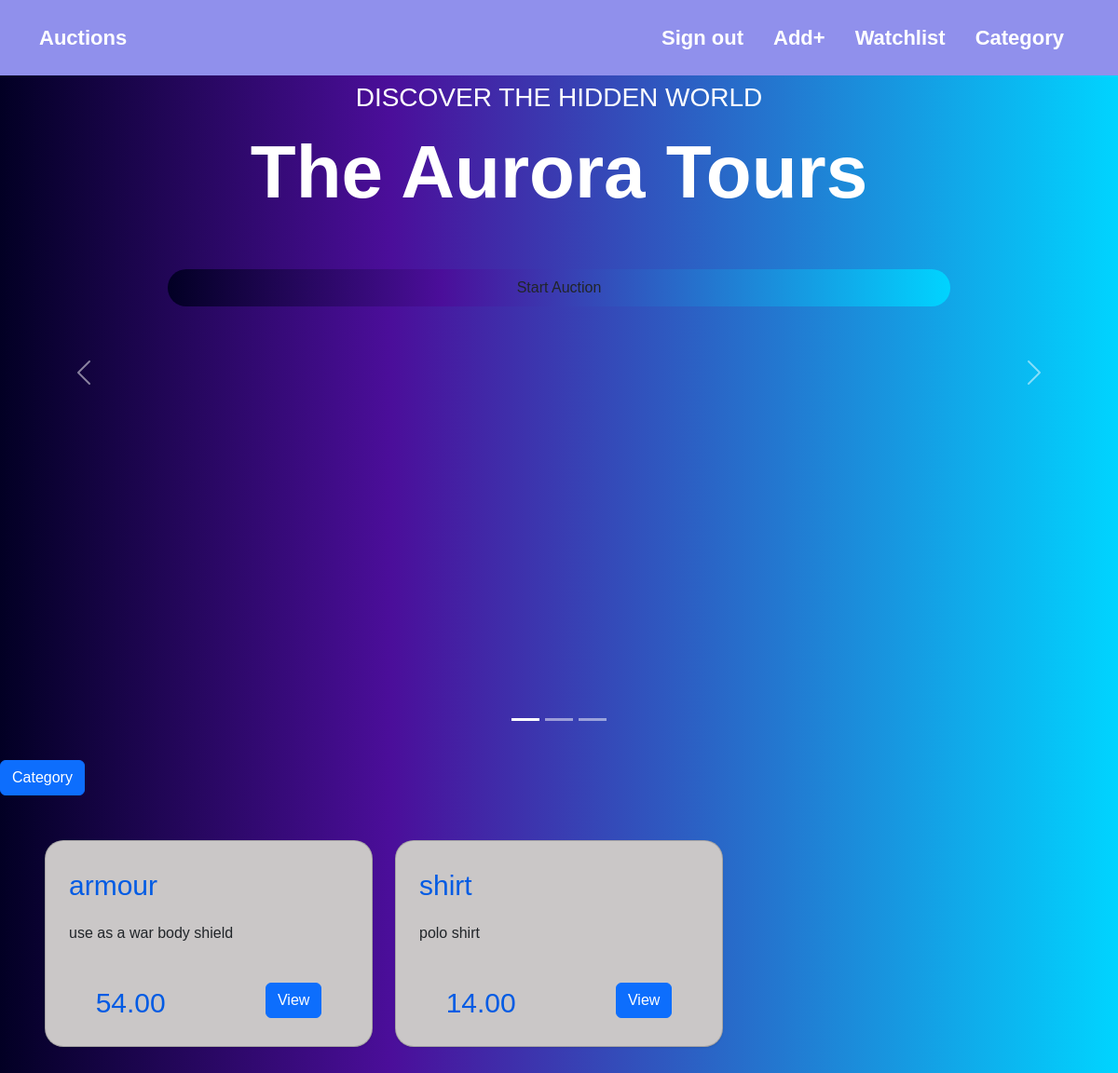
Screenshot of / (signed in) with the database file from the repository.
### auctions/models.py (models this page shows, shortened)
class Listing(models.Model):
    options = [
        ("Co", "Clothing"),
        ("PH", "Phones"),
        ("FR", "Furnitures"),
    ]
    title = models.CharField(max_length=100, null=True)
    description = models.TextField(null=True)
    starting_bid = models.DecimalField(max_digits=10, default=10, decimal_places=2)
    current_bid = models.DecimalField(max_digits=10, null=True, decimal_places=2)
    creator = models.ForeignKey(settings.AUTH_USER_MODEL, null=True, on_delete=models.CASCADE)
    created_at = models.DateTimeField(auto_now_add=True, null=True)
    is_active = models.BooleanField(default=True)
    category = models.CharField(choices=options, max_length=5, blank=False, null=True)

### auctions/views.py (the view)
# urls.py: path("", views.index, name="index"),
def index(request):
    listings = Listing.objects.filter(is_active=True)
    return render(request, "auctions/index.html", {
        "data": listings,
    })

### auctions/templates/auctions/index.html (shortened to what this page needs)
{% extends "auctions/layout.html" %}
{% block body %}
    <div id="hero-carousel" class="carousel slide" data-bs-ride="carousel">
        <div class="carousel-indicators">
        <button type="button" data-bs-target="#hero-carousel" data-bs-slide-to="0" class="active" aria-current="true" aria-label="Slide 1"></button>
        <button type="button" data-bs-target="#hero-carousel" data-bs-slide-to="1" aria-label="Slide 2"></button>
        <button type="button" data-bs-target="#hero-carousel" data-bs-slide-to="2" aria-label="Slide 3"></button>
        </div>
        <div class="carousel-inner">
            <div class="carousel-item active c-item">
                <img src="https://media.istockphoto.com/id/1249219777/photo/shopping-online-concept-parcel-or-paper-cartons-with-a-shopping-cart-logo-in-a-trolley-on-a.jpg?s=612x612&w=0&k=20&c=EWKEahyVLY8iAHyirCCDESHRGW37lqUJ7In0SssNSLE=" class="d-block w-100 c-img" alt="Slide 1">
                <div class="carousel-caption top-0 mt-4">
                    <p class="mt-5 fs-3 text-uppercase">Discover the hidden world</p>
                    <h1 class="display-1 fw-bolder text-capitalize">The Aurora Tours</h1>
                    <button id="custom-button" class="btn px-4 py-2 fs-10 mt-5">Start Auction</button>
                </div>
            </div>
        </div>
        <button class="carousel-control-prev" type="button" data-bs-target="#hero-carousel" data-bs-slide="prev">
            <span class="carousel-control-prev-icon" aria-hidden="true"></span>
        </button>
        <button class="carousel-control-next" type="button" data-bs-target="#hero-carousel" data-bs-slide="next">
            <span class="carousel-control-next-icon" aria-hidden="true"></span>
        </button>
    </div>
    <div>
        <a href="{% url 'category' %}"><button class="btn btn-primary mt-3" type="button">Category</button></a>
    </div>
    <div class="row row-cols-1 row-cols-md-3 g-4 p-5" id="doc">
        {% for inst in data %}
        <div class="col">
            <div class="card">
                <div class="card-body">
                    <h3 class="card-title">{{inst.title}}</h3>
                    <p class="card-text">{{inst.description}}</p>
                </div>
                <div class="mb-2 d-flex justify-content-around">
                    <h3>{% if inst %}{{ inst.current_bid }}{% else %} {{ inst.starting_bid }} {% endif %}</h3>
                    <a href="{% url 'listing_detail' id=inst.id %}"><button class="btn btn-primary mt-3" type="button">View</button></a>
                </div>
            </div>
        </div>
        {% empty %}
        <h3>No listing found</h3>
        {% endfor %}
    </div>
{% endblock %}

### auctions/static/auctions/styles.css (style rules this page uses)
* { padding: 0; margin: 0; box-sizing: border-box; }
body { background: linear-gradient(90deg, rgba(2,0,36,1) 0%, rgba(75,14,154,1) 35%, rgba(0,212,255,1) 100%); font-family: 'Poppins', sans-serif; max-width: 100%; overflow-x: hidden; }
.c-item { height: 100vh; }
.c-img { height: 100vh; object-fit: cover; filter: brightness(0.6); }
.card { background-color: rgb(202, 199, 199); border-radius: 20px; box-shadow: rgba(0, 0, 0, 0.1) 0px 1px 2px 0px; }
.card-body { padding: 25px; margin-top: -15px; }
h3, h5 { color: rgb(0, 91, 228); }
#custom-button { width: 100%; border: none; border-radius: 50px; background: linear-gradient(90deg, rgba(2,0,36,1) 0%, rgba(75,14,154,1) 35%, rgba(0,212,255,1) 100%); }
h3 { margin: 20px 0 20px 0; font-size: 30px; }
p { margin: 20px 0 20px 0; line-height: 25px; }

### rows the page displays
Listing: title "armour", description "use as a war body shield", current_bid "54.00"
Listing: title "shirt", description "polo shirt", current_bid "14.00"
